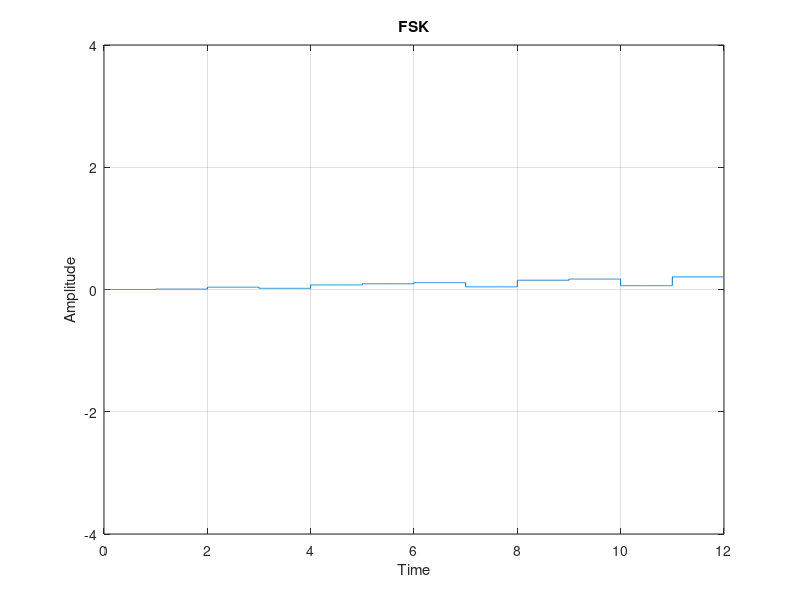

Here is the MATLAB script that generated this plot:
clc;
close all;
clear all;

bits = [1 0 1 0 1 1 1 0 1 1 0 1];
bitrate = 1;
n = 1000;
T = length(bits)/bitrate;
N = length(bits) * n;
dt = T/N;
t = 0:dt:T-dt;

amplitude = 2;
f1 = 1.5;
f0 = 0.5;
carrier_signal_forone = amplitude * sin(2 * pi * f1 * t);
carrier_signal_forzero = amplitude * sin(2 * pi * f0 * t);
modulated_carrier_signal = zeros(1, length(t));

idx = 1;
for i = 1:length(bits)
    if bits(i) == 1
        modulated_carrier_signal((i-1)*n+1:i*n) = carrier_signal_forone(i);
    else
        modulated_carrier_signal((i-1)*n+1:i*n) = carrier_signal_forzero(i);
    end
end

% Plotting
%plot(time, modulated_carrier_signal);
plot(t, modulated_carrier_signal);
ylim([-amplitude-2, amplitude+2]);
grid on;
title('FSK');
xlabel('Time');
ylabel('Amplitude');
%line([0, Total_time], [0 0], 'linestyle', '--', 'color', 'r');
